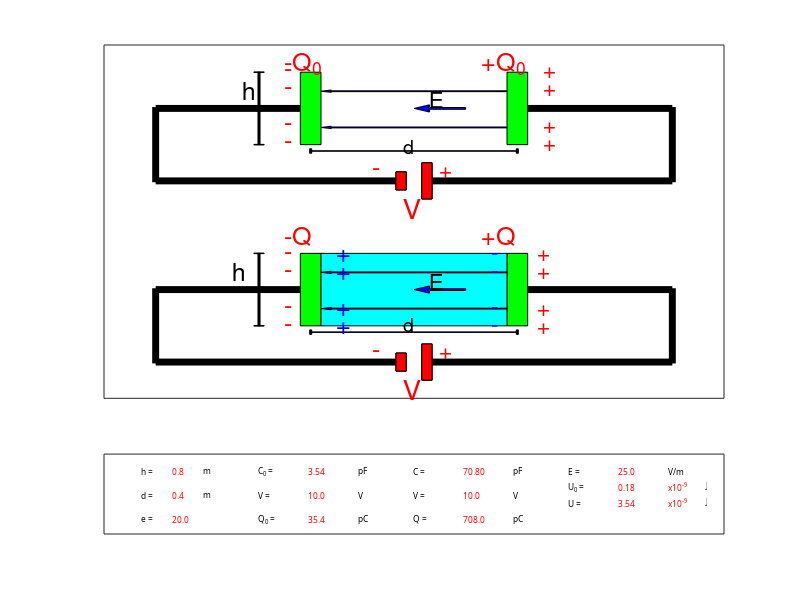

Source code (MATLAB):
clear all;
clc;

%Circuit 5
%Prosomoiosi kiklwmatos piknwti me diilektriko sindedemeno me bataria sinexous tasis

%PARAMETROI
h=0.8; %ypsos oplismou apo 0.2-0.8
d=0.4; %apostasi oplismwn apo 0.2-0.6
V=10; %tasi pigis
e =20; %1 -80

%battery
L_batt=0.1; %platos polou
d_batt=0.1; %apostasi polwn apo 0.45-0.55
%arnitikos polos
h_thetikou=0.2; %ypsos +polou apo -0.35 ews -0.55
A_thetikou=h_thetikou*L_batt; %embado +polou
%thetikos polos
h_arnitikou=0.4; %ypsos +polou apo -0.5 ews -0.1
A_arnitikou=h_arnitikou*L_batt; %embado +polou

%upologismos megethwn
% N1n =num2str(N1, '%6.1f'); ektuposi arithmou
L=0.2; %platos oplismou panta stathero
A=h*L;
e0=8.85*10^(-12);

%Cn =num2str(C, '%6.1f');

%sxediasi oplismou
op1_x0 =[-L/10 ,L/10 ,L/10 ,-L/10];
op1_y0 =[-h/2 ,-h/2, h/2,h/2];

op1_x=op1_x0+0.5-(d/2);
op1_y=op1_y0+0.5;

op2_x0 =[-L/10 ,L/10 ,L/10 ,-L/10];
op2_y0 =[-h/2 ,-h/2, h/2,h/2];

op2_x=op2_x0+0.5+(d/2);
op2_y=op2_y0+0.5;

%sxediasi diilektrikou

diil_x0 =[-d/2+L/10 ,d/2-L/10 ,d/2-L/10 ,-d/2+L/10];
diil_y0 =[-h/2 ,-h/2, h/2,h/2];

diil_x=diil_x0+0.5;
diil_y=diil_y0+0.5;

hold on;

%sxediasi velos
vel_x0=[-L/10 ,-d+(L/10)*2 ,-d+(L/10)*2 ,-d+L/10 ,-d+(L/10)*2 ,-d+(L/10)*2,-L/10];
vel_y0=[-0.005 ,-0.005 ,-L/15 ,0 ,+L/15 ,+0.005,+0.005];
vel_x=vel_x0+0.5+(d/2);
vel_y=vel_y0+0.49;

%sxediasi batarias opou pol apo to "polos"
pol1_x0 =[-0.01 ,0.01 ,0.01 ,-0.01];
pol1_y0 =[-h_thetikou/2 ,-h_thetikou/2, h_thetikou/2,h_thetikou/2];

pol1_x=pol1_x0+0.5-(d_batt/4);
pol1_y=pol1_y0-0.3;

pol2_x0 =[-0.01 ,0.01 ,0.01 ,-0.01];
pol2_y0 =[-h_arnitikou/2 ,-h_arnitikou/2, h_arnitikou/2,h_arnitikou/2];

pol2_x=pol2_x0+0.5+(d_batt/4);
pol2_y=pol2_y0-0.3;

%grammes h kai d

h_x = [-0.002 0.002 0.002 -0.002]+0.45-(d/2)-0.05;
h_y = [-h/2 -h/2 h/2 h/2]+0.5;

ha_x = [-0.01 0.01 0.01 -0.01]+0.45-(d/2)-0.05;
ha_y = [-0.003 -0.003 0.003 0.003]+0.5-h/2;

hb_x = [-0.01 0.01 0.01 -0.01]+0.45-(d/2)-0.05;
hb_y = [-0.003 -0.003 0.003 0.003]+0.5+h/2;

d_x = [0 d d 0]+0.5-(d/2);
d_y = [-0.003 -0.003 0.003 0.003]+0.48-h/2-0.05;

da_x = [0.002 0.002 -0.002 -0.002]+0.5-(d/2);
da_y = [-0.025 0.025 0.025 -0.025]+0.48-(h/2)-0.05;

db_x = [0.002 0.002 -0.002 -0.002]+0.5+(d/2);
db_y = [-0.025 0.025 0.025 -0.025]+0.48-(h/2)-0.05;

E =  V/L;
dE = 0.002*E;
E_x = -[0  dE-0.03 dE-0.03 dE  dE-0.03 dE-0.03 0]+0.6;
E_y = [-0.01 -0.01 -0.04  0 0.04  0.01 0.01];

met = 2;
subplot(4, 1, [1,2,3]);
fill(op1_x,op1_y,[0 1 0],...
    op2_x,op2_y,[0 1 0],...
    diil_x,diil_y,[0,1,1],...
    vel_x,vel_y+h/4,[0,0,1],...
    vel_x,vel_y-h/4,[0,0,1],...
    pol1_x,pol1_y,[1 0 0],...
    pol2_x,pol2_y,[1 0 0],...
    h_x, h_y, [0 0 0],...
    ha_x, ha_y, [0 0 0],...
    hb_x, hb_y, [0 0 0],....
    d_x, d_y,[0 0 0],...
    da_x, da_y, [0 0 0],...
    db_x, db_y, [0 0 0],...
    E_x , E_y+2.5, [0 0 1],...
    E_x , E_y+0.5, [0 0 1])

hold on
fill(op1_x,op1_y+met,[0 1 0],...
    op2_x,op2_y+met,[0 1 0],...
    vel_x,vel_y+h/4+met,[0,0,1],...
    vel_x,vel_y-h/4+met,[0,0,1],...
    pol1_x,pol1_y+met,[1 0 0],...
    pol2_x,pol2_y+met,[1 0 0],...
    h_x, h_y+met, [0 0 0],...
    ha_x, ha_y+met, [0 0 0],...
    hb_x, hb_y+met, [0 0 0],....
    d_x, d_y+met,[0 0 0],...
    da_x, da_y+met, [0 0 0],...
    db_x, db_y+met, [0 0 0])

   


axis([-0.1,1.1,-0.7,3.2])

set(gca,'xtick',[]) %apokripsi timwn axona x
set(gca,'ytick',[]) %apokripsi timwn axona y

fill(pol1_x,pol1_y,[1,0,0],...
    pol2_x,pol2_y,[1,0,0])


%orizontia kalwdia
lin_x=[0,0.5-d/2-L/10];
lin_y=[0.5,0.5];
line(lin_x,lin_y,'linewidth',5,'Color',[0,0,0])

lin2_x=[1,0.5+d/2+L/10];
lin2_y=[0.5,0.5];
line(lin2_x,lin2_y,'linewidth',5,'Color',[0,0,0])

lin3_x=[1,0.5+d_batt/4+0.01];
lin3_y=[-0.3,-0.3];
line(lin3_x,lin3_y,'linewidth',5,'Color',[0,0,0])

lin4_x=[0,0.5-d_batt/4-0.01];
lin4_y=[-0.3,-0.3];
line(lin4_x,lin4_y,'linewidth',5,'Color',[0,0,0])

%katheta kalwdia

lin5_x=[0,0];
lin5_y=[-0.315,0.515];
line(lin5_x,lin5_y,'linewidth',5,'Color',[0,0,0])

lin6_x=[1,1];
lin6_y=[-0.315,0.515];
line(lin6_x,lin6_y,'linewidth',5,'Color',[0,0,0])

text(E_x(3) ,2.6, 'E', 'fontsize', 16, 'Color', 'k') 
text(E_x(3) ,0.6, 'E', 'fontsize', 16, 'Color', 'k') 

text(0.55+0.5*d ,h/4+2.5, '+', 'fontsize', 16, 'Color', 'r') 
text(0.55+0.5*d ,h/2+2.5, '+', 'fontsize', 16, 'Color', 'r')
text(0.55+0.5*d ,-h/2+2.5, '+', 'fontsize', 16, 'Color', 'r')
text(0.55+0.5*d ,-h/4+2.5, '+', 'fontsize', 16, 'Color', 'r')

text(0.55-0.5*d-0.1 ,h/4+2.5, '-', 'fontsize', 18, 'Color', 'r')
text(0.55-0.5*d-0.1 ,h/2+2.5, '-', 'fontsize', 18, 'Color', 'r')
text(0.55-0.5*d-0.1 ,-h/2+2.5, '-', 'fontsize', 18, 'Color', 'r')
text(0.55-0.5*d-0.1 ,-h/4+2.5, '-', 'fontsize', 18, 'Color', 'r')


text(0.54+0.5*d ,h/4+0.48, '+', 'fontsize', 16, 'Color', 'r') 
text(0.54+0.5*d ,h/2+0.48, '+', 'fontsize', 16, 'Color', 'r')
text(0.54+0.5*d ,-h/2+0.48, '+', 'fontsize', 16, 'Color', 'r')
text(0.54+0.5*d ,-h/4+0.48, '+', 'fontsize', 16, 'Color', 'r')
 
 
text(0.55-0.5*d-0.1 ,h/4+0.48, '-', 'fontsize', 18, 'Color', 'r')
text(0.55-0.5*d-0.1 ,h/2+0.48, '-', 'fontsize', 18, 'Color', 'r')
text(0.55-0.5*d-0.1 ,-h/2+0.48, '-', 'fontsize', 18, 'Color', 'r')
text(0.55-0.5*d-0.1 ,-h/4+0.48, '-', 'fontsize', 18, 'Color', 'r')

text(0.43+0.5*d ,h/2+0.7, '+Q', 'fontsize', 18, 'Color', 'r')
text(0.45-0.5*d ,h/2+0.7, '-Q', 'fontsize', 18, 'Color', 'r')
   
text(0.48 ,-0.60, 'V', 'fontsize', 20, 'Color', 'r')
text(0.48+L_batt/2+0.02 ,-h_arnitikou/2, '+', 'fontsize', 16, 'Color', 'r')
text(0.48-L_batt/2-0.01 ,-h_arnitikou/2, '-', 'fontsize', 18, 'Color', 'r')

text(h_x(1)-0.03 ,2.7, 'h', 'fontsize', 18, 'Color', 'k')

text(0.48 ,h/2-0.28, 'd', 'fontsize', 14, 'Color', 'k')

% &&&&&&&&&&&&&&&&&&&&&&&&&&&&&&&&&&&&&&
% &&&&&&&&&&&&&&&&&&&&&&&&&&&&&&&&&&&&&&
fill(pol1_x,pol1_y+met,[1,0,0],...
    pol2_x,pol2_y+met,[1,0,0])


%orizontia kalwdia
lin_x=[0,0.5-d/2-L/10];
lin_y=[0.5,0.5]+met;
line(lin_x,lin_y,'linewidth',5,'Color',[0,0,0])

lin2_x=[1,0.5+d/2+L/10];
lin2_y=[0.5,0.5]+met;
line(lin2_x,lin2_y,'linewidth',5,'Color',[0,0,0])

lin3_x=[1,0.5+d_batt/4+0.01];
lin3_y=[-0.3,-0.3]+met;
line(lin3_x,lin3_y,'linewidth',5,'Color',[0,0,0])

lin4_x=[0,0.5-d_batt/4-0.01];
lin4_y=[-0.3,-0.3]+met;
line(lin4_x,lin4_y,'linewidth',5,'Color',[0,0,0])

%katheta kalwdia

lin5_x=[0,0];
lin5_y=[-0.315,0.515]+met;
line(lin5_x,lin5_y,'linewidth',5,'Color',[0,0,0])

lin6_x=[1,1];
lin6_y=[-0.315,0.515]+met;
line(lin6_x,lin6_y,'linewidth',5,'Color',[0,0,0])

text(0.5+0.5*d-0.05 ,h/4+0.48, '-', 'fontsize', 16, 'Color', [0 0 1]) 
text(0.5+0.5*d-0.05 ,h/2+0.48, '-', 'fontsize', 16, 'Color', [0 0 1])
text(0.5+0.5*d-0.05 ,-h/2+0.48, '-', 'fontsize', 16, 'Color', [0 0 1])
text(0.5+0.5*d-0.05 ,-h/4+0.48, '-', 'fontsize', 16, 'Color', [0 0 1])

text(0.5-0.5*d+0.05 ,h/4+0.48, '+', 'fontsize', 18, 'Color', [0 0 1])
text(0.5-0.5*d+0.05 ,h/2+0.48, '+', 'fontsize', 18, 'Color', [0 0 1])
text(0.5-0.5*d+0.05 ,-h/2+0.48, '+', 'fontsize', 18, 'Color', [0 0 1])
text(0.5-0.5*d+0.05,-h/4+0.48, '+', 'fontsize', 18, 'Color', [0 0 1])
 

text(0.43+0.5*d ,h/2+0.6+met, '+Q_0', 'fontsize', 18, 'Color', 'r')
text(0.45-0.5*d ,h/2+0.6+met, '-Q_0', 'fontsize', 18, 'Color', 'r')
   
text(0.48 ,-0.60+met, 'V', 'fontsize', 20, 'Color', 'r')
text(0.48+L_batt/2+0.02 ,-h_arnitikou/2+met, '+', 'fontsize', 16, 'Color', 'r')
text(0.48-L_batt/2-0.01 ,-h_arnitikou/2+met, '-', 'fontsize', 18, 'Color', 'r')

text(h_x(1)-0.05 ,0.7, 'h', 'fontsize', 18, 'Color', 'k')

text(0.48 ,h/2-0.32+met, 'd', 'fontsize', 14, 'Color', 'k')


hold off;

subplot(4, 1, 4)

C0=(e0*A/d)*10^12;
Q0=C0*V;

C=(e*e0*A/d)*10^12;
Q=C*V;


E = V/d;

U0 = 0.5*C0*V^2;
U = 0.5*C*V^2;

hn =num2str(h ,'%6.1f');
dn =num2str(d ,'%6.1f');
Vn =num2str(V ,'%6.1f');

C0n =num2str(C0 ,'%6.2f');
Q0n =num2str(Q0 ,'%6.1f');

en =num2str(e ,'%6.1f');

Cn =num2str(C ,'%6.2f');
Qn =num2str(Q ,'%6.1f');

En =num2str(E ,'%6.1f');

U0n =num2str(U0*10^(-3) ,'%6.2f');
Un =num2str(U*10^(-3) ,'%6.2f');

pin_x = [0 1 1 0];
pin_y = [0 0  1 1];
fill(pin_x,pin_x,[1 1 1],...
    'LineStyle', 'none')

met1 = -0.04;
met2 = 0.15;
met3 = 0.4;
met4 = 0.65;

 text(0.1+met1, 0.8, 'h =' , 'FontUnits','normalized','FontSize',0.15,'FontName', 'Unicode', 'Color', 'k')
 text(0.15+met1, 0.8, hn  , 'FontUnits','normalized','FontSize',0.15,'FontName', 'Unicode', 'Color', 'r')
 text(0.2+met1, 0.8, 'm' , 'FontUnits','normalized','FontSize',0.15,'FontName', 'Unicode', 'Color', 'k')
 
 text(0.1+met1, 0.5, 'd =' , 'FontUnits','normalized','FontSize',0.15,'FontName', 'Unicode', 'Color', 'k')
 text(0.15+met1, 0.5, dn  , 'FontUnits','normalized','FontSize',0.15,'FontName', 'Unicode', 'Color', 'r')
 text(0.2+met1, 0.5, 'm' , 'FontUnits','normalized','FontSize',0.15,'FontName', 'Unicode', 'Color', 'k')
 
 text(0.1+met1, 0.2, 'e =' , 'FontUnits','normalized','FontSize',0.15,'FontName', 'Unicode', 'Color', 'k')
 text(0.15+met1, 0.2, en  , 'FontUnits','normalized','FontSize',0.15,'FontName', 'Unicode', 'Color', 'r')
%  text(0.2+met1, 0.2, 'V' , 'FontUnits','normalized','FontSize',0.15,'FontName', 'Unicode', 'Color', 'k')
 
 text(0.1+met2, 0.8, 'C_0 =' , 'FontUnits','normalized','FontSize',0.15,'FontName', 'Unicode', 'Color', 'k')
 text(0.18+met2, 0.8, C0n  , 'FontUnits','normalized','FontSize',0.15,'FontName', 'Unicode', 'Color', 'r')
 text(0.26+met2, 0.8, 'pF' , 'FontUnits','normalized','FontSize',0.15,'FontName', 'Unicode', 'Color', 'k')
 
 text(0.1+met2, 0.2, 'Q_0 =' , 'FontUnits','normalized','FontSize',0.15,'FontName', 'Unicode', 'Color', 'k')
 text(0.18+met2, 0.2, Q0n  , 'FontUnits','normalized','FontSize',0.15,'FontName', 'Unicode', 'Color', 'r')
 text(0.26+met2, 0.2, 'pC' , 'FontUnits','normalized','FontSize',0.15,'FontName', 'Unicode', 'Color', 'k')
 
 text(0.1+met2, 0.5, 'V =' , 'FontUnits','normalized','FontSize',0.15,'FontName', 'Unicode', 'Color', 'k')
 text(0.18+met2, 0.5, Vn  , 'FontUnits','normalized','FontSize',0.15,'FontName', 'Unicode', 'Color', 'r')
 text(0.26+met2, 0.5, 'V' , 'FontUnits','normalized','FontSize',0.15,'FontName', 'Unicode', 'Color', 'k')
 
 text(0.1+met3, 0.8, 'C =' , 'FontUnits','normalized','FontSize',0.15,'FontName', 'Unicode', 'Color', 'k')
 text(0.18+met3, 0.8, Cn  , 'FontUnits','normalized','FontSize',0.15,'FontName', 'Unicode', 'Color', 'r')
 text(0.26+met3, 0.8, 'pF' , 'FontUnits','normalized','FontSize',0.15,'FontName', 'Unicode', 'Color', 'k')
 
 text(0.1+met3, 0.2, 'Q =' , 'FontUnits','normalized','FontSize',0.15,'FontName', 'Unicode', 'Color', 'k')
 text(0.18+met3, 0.2, Qn  , 'FontUnits','normalized','FontSize',0.15,'FontName', 'Unicode', 'Color', 'r')
 text(0.26+met3, 0.2, 'pC' , 'FontUnits','normalized','FontSize',0.15,'FontName', 'Unicode', 'Color', 'k')
 
 text(0.1+met3, 0.5, 'V =' , 'FontUnits','normalized','FontSize',0.15,'FontName', 'Unicode', 'Color', 'k')
 text(0.18+met3, 0.5, Vn  , 'FontUnits','normalized','FontSize',0.15,'FontName', 'Unicode', 'Color', 'r')
 text(0.26+met3, 0.5, 'V' , 'FontUnits','normalized','FontSize',0.15,'FontName', 'Unicode', 'Color', 'k')
 
 
 text(0.1+met4, 0.8, 'E =' , 'FontUnits','normalized','FontSize',0.15,'FontName', 'Unicode', 'Color', 'k')
 text(0.18+met4, 0.8, En  , 'FontUnits','normalized','FontSize',0.15,'FontName', 'Unicode', 'Color', 'r')
 text(0.26+met4, 0.8, 'V/m' , 'FontUnits','normalized','FontSize',0.15,'FontName', 'Unicode', 'Color', 'k')

 text(0.1+met4, 0.6, 'U_0 =' , 'FontUnits','normalized','FontSize',0.15,'FontName', 'Unicode', 'Color', 'k')
 text(0.18+met4, 0.6, U0n  , 'FontUnits','normalized','FontSize',0.15,'FontName', 'Unicode', 'Color', 'r')
 text(0.26+met4, 0.61, 'x10^{-9}' , 'FontUnits','normalized','FontSize',0.15,'FontName', 'Unicode', 'Color', 'r')
 text(0.32+met4, 0.61, 'J' , 'FontUnits','normalized','FontSize',0.15,'FontName', 'Unicode', 'Color', 'k')

 text(0.1+met4, 0.4, 'U =' , 'FontUnits','normalized','FontSize',0.15,'FontName', 'Unicode', 'Color', 'k')
 text(0.18+met4, 0.4, Un  , 'FontUnits','normalized','FontSize',0.15,'FontName', 'Unicode', 'Color', 'r')
  text(0.26+met4, 0.41, 'x10^{-9}' , 'FontUnits','normalized','FontSize',0.15,'FontName', 'Unicode', 'Color', 'r')
 text(0.32+met4, 0.41, 'J' , 'FontUnits','normalized','FontSize',0.15,'FontName', 'Unicode', 'Color', 'k')
 

axis([0 1 0 1])
set(gca,'xtick',[]) %apokripsi timwn axona x
set(gca,'ytick',[]) %apokripsi timwn axona y

